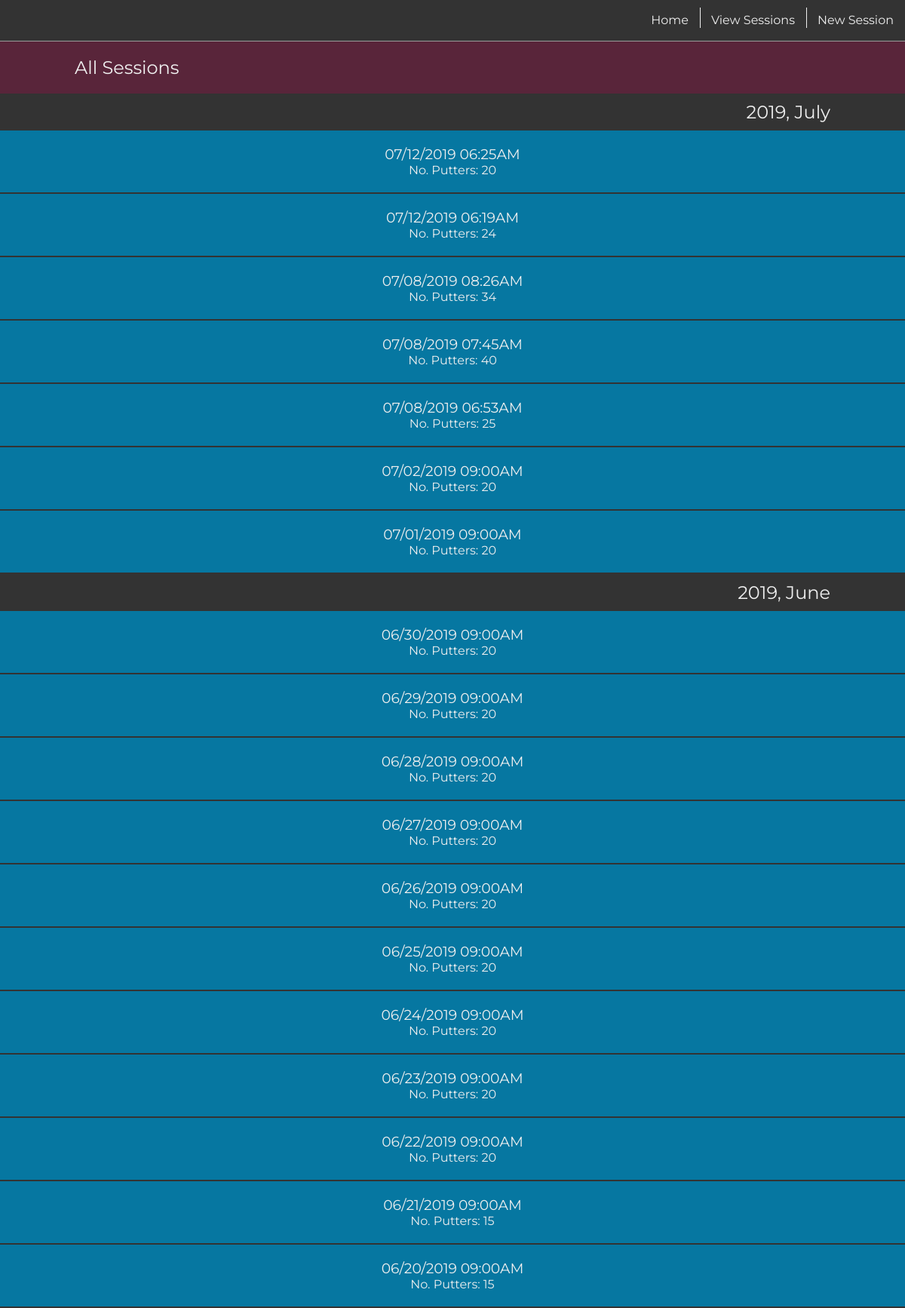
Page /puttsesh/view (signed in) on the committed database.
### model.py (models this page shows)
class PuttSesh(Model):
    user = ForeignKeyField(User, field=User.username, on_delete='CASCADE')
    date = DateTimeField()
    no_putters = IntegerField()
    class Meta:
        database = db

### main.py (the view)
@app.route('/puttsesh/view')
@login_required
def view_puttsesh():
    all_sessions = PuttSesh.select().order_by(PuttSesh.date.desc())
    return render_template('view_puttsesh.jinja2', all_sessions=all_sessions)

### main.py (called while the page is built)
def login_required(f):
    @wraps(f)
    def wrap(*args, **kwargs):
        if 'logged_in_user' in session:
            return f(*args, **kwargs)
        else:
            return redirect(url_for('login'))
    return wrap

@app.template_filter('strparsetime')
def string_parse_time_filter(value, date_format):
    return datetime.datetime.strptime(value, date_format)

### templates/view_puttsesh.jinja2
{% extends "base.jinja2" %}
{% block content %}
<div class='outer-container puttsesh-container'>
<div class='putt-avgs-header-container'>
    <h2 class="all-sessions-header">All Sessions</h2>
</div>
{% set month = namespace(m=all_sessions[0].date.strftime('%m-%Y')) %}
{% for session in all_sessions %}
    {% if session.date.strftime('%m-%Y') == month.m %}
        <h2 class='all-sessions-month'>{{ session.date.strftime('%Y, %B') }}</h2>
        {% if (session.date.strftime('%m')|int) - 1 < 1 %}
            {% set month.m = '12' + ((session.date.strftime('-%Y')|int + 1)|string) %}
        {% else %}
            {% if (month.m|strparsetime('%m-%Y')).strftime('%m')|int - 1 < 10 %}
                {% set month.m = '0' + ((session.date.strftime('%m')|int - 1)|string) + (session.date.strftime('-%Y')) %}
            {% else %}
                {% set month.m = ((session.date.strftime('%m')|int - 1)|string) + (session.date.strftime('-%Y')) %}
            {% endif %}
        {% endif %}
    {% endif %}
    <a class="puttsesh-link" href="{{ url_for('view_puttsesh_single', sesh_id=session.id) }}">
        <h3>{{ session.date.strftime('%m/%d/%Y %I:%M%p') }}</h3>
        <p>No. Putters: {{ session.no_putters }}</p>
    </a>
{% endfor %}
</div>
{% endblock content %}

### templates/base.jinja2 (shortened to what this page needs)
<!doctype html>
<html lang="en">
<head>
<link rel='stylesheet' href="{{ url_for('static', filename='css/main.css') }}">
</head>
<body>
	<nav>
		<a href="{{ url_for('home') }}">Home</a>
		<a href="{{ url_for('view_puttsesh') }}">View Sessions</a>
		{% if session.get('current_sesh_id') %}
			<a href="{{ url_for('current_puttsesh', sesh_id=session.get('current_sesh_id')) }}">Current Puttsesh</a>
		{% else %}
			<a href="{{ url_for('new_puttsesh') }}">New Session</a>
		{% endif %}
	</nav>
	{% block content %} {% endblock content %}
</body>
</html>

### static/css/main.css (style rules this page uses)
:root { --main-box-shadow: 1px 1px 3px 0px rgba(51, 51, 51, 0.15); --white-font: #efefef; --dark-grey-font: #333; --grey-font: #666; --light-grey-font: #ddd; --first-color: #59253a; --second-color: #78244c; --third-color: #895061; --fourth-color: #0677a1; --fifth-color: #2d4159; --transition-time: 300ms; --header-padding: 20px 0; --header-left-margin: 0 0 0 8.25vw; }
* { box-sizing: border-box; color: var(--white-font); font-family: 'Montserrat'; font-weight: normal; margin: 0; padding: 0; }
body { background: var(--dark-grey-font); }
nav { align-items: center; background: var(--dark-grey-font); border-bottom: outset 1px var(--white-font); display: flex; height: 55px; justify-content: flex-end; top: 0; width: 100%; z-index: 1; }
nav a { color: var(--white-font); height: 55px; line-height: 34px; padding: 10px 15px; position: relative; text-decoration: none; transition: var(--transition-time); }
nav a:not(:last-child)::after { content: ''; border-right: solid 1px var(--white-font); height: 27.5px; left: 0; position: absolute; transition: var(--transition-time); top: 13.75; width: 100%; }
.outer-container { align-items: center; display: flex; flex-direction: column; }
.putt-avgs-header-container { background: var(--first-color); padding: var(--header-padding); width: 100%; }
.putt-avgs-header-container h2 { margin: var(--header-left-margin); }
.puttsesh-container, .new-puttsesh-container { align-items: center; display: flex; flex-direction: column; }
.all-sessions-month { width: 100%; padding: 10px 8.25vw 10px 0; text-align: right; }
.puttsesh-link { background: var(--fourth-color); border-bottom: solid 2px var(--dark-grey-font); padding: 20px 0; text-decoration: none; transition: var(--transition-time); text-align: center; width: 100%; }

### rows in the picture
PuttSesh: date "2019, July", date "07/12/2019 06:25AM", no_putters "20"
PuttSesh: date "07/12/2019 06:19AM", no_putters "24"
PuttSesh: date "07/08/2019 08:26AM", no_putters "34"
PuttSesh: date "07/08/2019 07:45AM", no_putters "40"
PuttSesh: date "07/08/2019 06:53AM", no_putters "25"
PuttSesh: date "07/02/2019 09:00AM", no_putters "20"
PuttSesh: date "07/01/2019 09:00AM", no_putters "20"
PuttSesh: date "2019, June", date "06/30/2019 09:00AM", no_putters "20"
PuttSesh: date "06/29/2019 09:00AM", no_putters "20"
PuttSesh: date "06/28/2019 09:00AM", no_putters "20"
PuttSesh: date "06/27/2019 09:00AM", no_putters "20"
PuttSesh: date "06/26/2019 09:00AM", no_putters "20"
PuttSesh: date "06/25/2019 09:00AM", no_putters "20"
PuttSesh: date "06/24/2019 09:00AM", no_putters "20"
PuttSesh: date "06/23/2019 09:00AM", no_putters "20"
PuttSesh: date "06/22/2019 09:00AM", no_putters "20"
PuttSesh: date "06/21/2019 09:00AM", no_putters "15"
PuttSesh: date "06/20/2019 09:00AM", no_putters "15"
